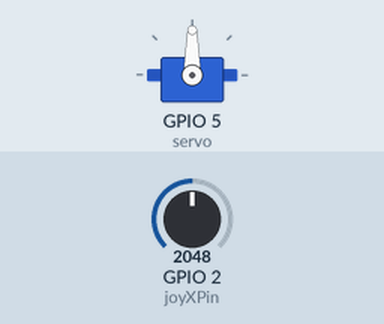
Simulated run of this sketch. Board: ESP32. Shown: servo. The inputs (shaded band) are chosen by the test bench; at power-on: GPIO 2 (joyXPin) = 2048.

Above: at 1.2 s.
1.3 s: GPIO 2 (joyXPin) set to 2866
At 2.8 s:
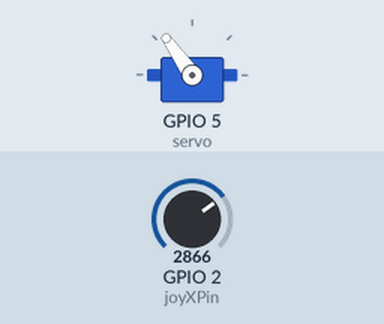
3.1 s: GPIO 2 (joyXPin) set to 3603
At 4.0 s:
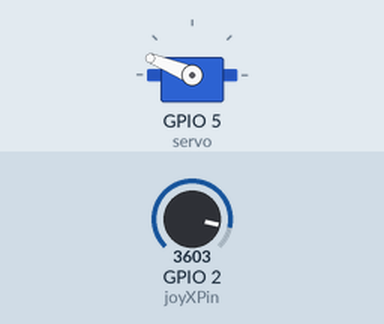
4.7 s: GPIO 2 (joyXPin) set to 4095
At 5.2 s:
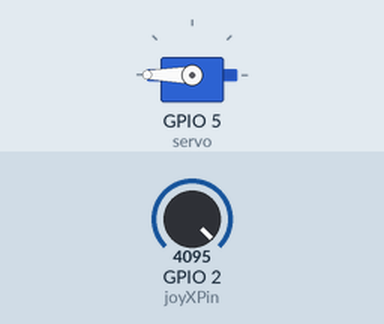
6.3 s: GPIO 2 (joyXPin) set to 1228
At 7.6 s:
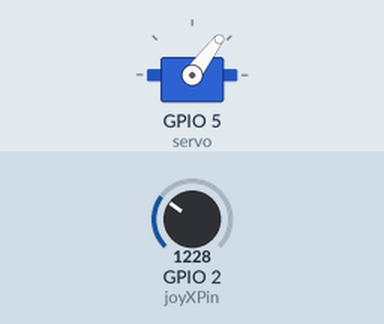
7.9 s: GPIO 2 (joyXPin) set to 491
At 8.9 s:
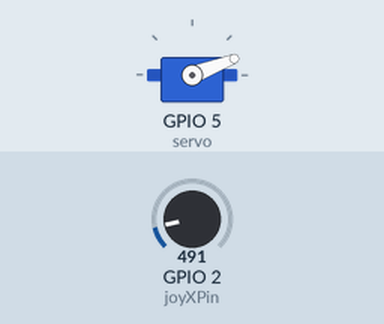
Timing chart, 0 to 10.5 s (numbered marks = the images above; inputs shaded):
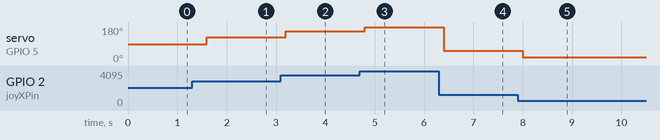

Measured:
- after the input at 1.3 s, servo on GPIO 5 (servo): 90° → 125° after 0.30 s
- after the input at 3.1 s, servo on GPIO 5 (servo): 125° → 158° after 0.10 s
- after the input at 4.7 s, servo on GPIO 5 (servo): 158° → 180° after 0.10 s
- after the input at 6.3 s, servo on GPIO 5 (servo): 180° → 53° after 0.10 s
- after the input at 7.9 s, servo on GPIO 5 (servo): 53° → 21° after 0.10 s

The sketch:

JoyStick_With_Servo.ino
```cpp
#include <ESP32Servo.h>  //Library for servo motor
Servo servo;             //Object for class Servo
const int joyXPin = 2;   // Joystick X-axis pin
int joyXValue = 0;       // Variable to store X-axis value


void setup() {
  // Start serial communication
  Serial.begin(9600);

  servo.attach(5);  //Connecting servo to pin 5
  servo.write(90);  //Moving servo to an angle given in argument
}

void loop() {
  // Read joystick X-axis value
  joyXValue = analogRead(joyXPin);
  int a = map(joyXValue, 0, 4095, 0, 180);
  servo.write(a);
  delay(400);
}
```
